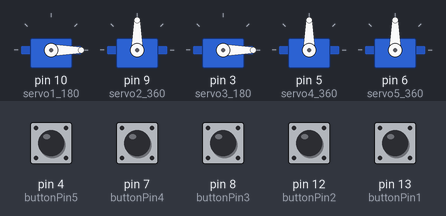
A sketch run on a simulated Arduino Uno, built with avr-gcc and run on an emulated ATmega328P. Shown: 5 × servo. Inputs (shaded band) come from the test bench; at power-on: pin 4 (buttonPin5), pin 7 (buttonPin4), pin 8 (buttonPin3), pin 12 (buttonPin2), pin 13 (buttonPin1) LOW.

Above: at 1.2 s.
1.3 s: pin 4 (buttonPin5) pulled HIGH for 0.15 s
At 1.37 s:
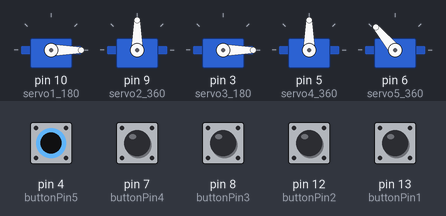
2.9 s: pin 7 (buttonPin4) pulled HIGH for 0.15 s
At 2.97 s:
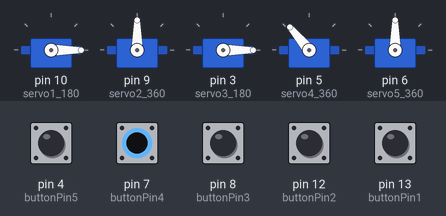
4.5 s: pin 8 (buttonPin3) pulled HIGH for 0.15 s
At 4.57 s:
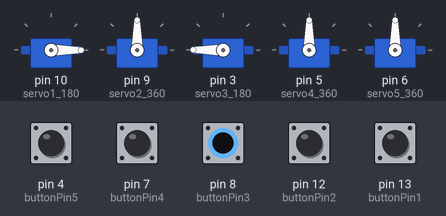
6.1 s: pin 12 (buttonPin2) pulled HIGH for 0.15 s
At 6.17 s:
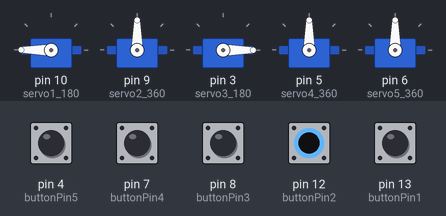
7.7 s: pin 13 (buttonPin1) pulled HIGH for 0.15 s
At 7.77 s:
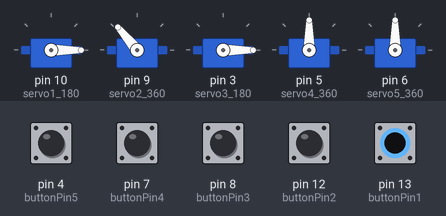
9.3 s: pin 4 (buttonPin5) driven HIGH and pin 7 (buttonPin4) driven HIGH
At 9.7 s:
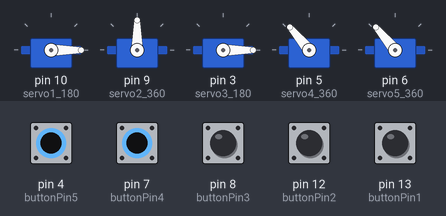
Timing chart, 0 to 11.8 s (numbered marks = the images above; inputs shaded):
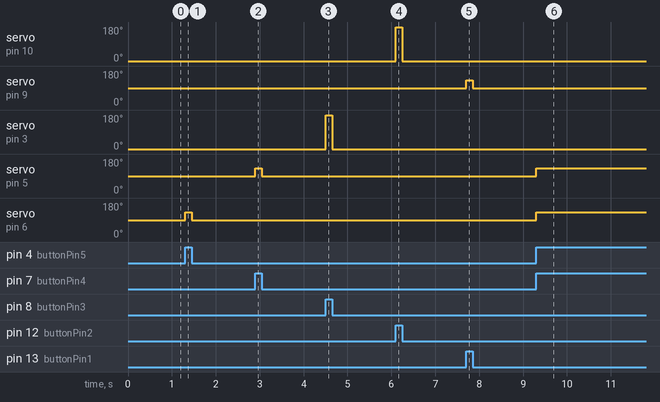

The sketch:

Kirby_Enclosure_SERVO180_SERVO360.ino
```cpp
#include <Servo.h>
Servo myservo;     //Servo's 1-5
Servo servo1_180;  //Servo 180 name
Servo servo2_360;  //Servo 360 name
Servo servo3_180;
Servo servo4_360;
Servo servo5_360;
const int buttonPin1 = 13; //Int button pin 1-5 copper wires
const int buttonPin2 = 12;
const int buttonPin3 = 8;
const int buttonPin4 = 7;
const int buttonPin5 = 4;

void setup() {
  // put your setup code here, to run once:
servo1_180.attach(10);   //Pin numbers for servos 1-5
servo2_360.attach(9);
servo3_180.attach(3);
servo4_360.attach(5);
servo5_360.attach(6);
pinMode(buttonPin1,INPUT);  //Button inputs for each servo 1-5
pinMode(buttonPin2,INPUT);
pinMode(buttonPin3,INPUT);
pinMode(buttonPin4,INPUT);
pinMode(buttonPin5,INPUT);
}

void loop() {
  // put your main code here, to run repeatedly:

if (digitalRead(buttonPin1) == HIGH){                    //Servo 1
  servo2_360.write(130); // speed of 360 spin
}else{
  servo2_360.write(90); //Continue spinning
}

if (digitalRead(buttonPin2) == HIGH){                   //Servo 2
  servo1_180.write(180); // degree value of 180 turn
}else{
  servo1_180.write(0);   //Stop spinning
}

if (digitalRead(buttonPin3) == HIGH){                   //Servo 3
  servo3_180.write(180); // degree value of 180 turn
}else{
  servo3_180.write(0);   //Stop spinning
}

if (digitalRead(buttonPin4) == HIGH){                   //Servo 4
  servo4_360.write(130); // speed of 360 spin
}else{
  servo4_360.write(90); //Continue spinning
}

if (digitalRead(buttonPin5) == HIGH){                   //Servo 5
  servo5_360.write(130); // speed of 360 spin
}else{
  servo5_360.write(90); //Continue spinning
}
}
```

Measured:
- after the input at 1.3 s, servo on pin 6 (servo5_360): 90° → 130° at once, → 90° 0.15 s later
- after the input at 2.9 s, servo on pin 5 (servo4_360): 90° → 130° at once, → 90° 0.15 s later
- after the input at 4.5 s, servo on pin 3 (servo3_180): 0° → 180° at once, → 0° 0.15 s later
- after the input at 6.1 s, servo on pin 10 (servo1_180): 0° → 180° at once, → 0° 0.15 s later
- after the input at 7.7 s, servo on pin 9 (servo2_360): 90° → 130° at once, → 90° 0.15 s later
- after the input at 9.3 s, servo on pin 5 (servo4_360), servo on pin 6 (servo5_360): 90° → 130° at once
